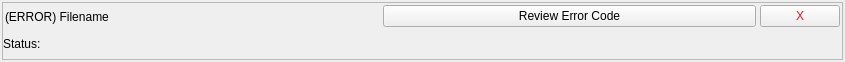
<?xml version="1.0" encoding="UTF-8"?>
<ui version="4.0">
 <class>ErrorDatasetTile</class>
 <widget class="QWidget" name="ErrorDatasetTile">
  <property name="geometry">
   <rect>
    <x>0</x>
    <y>0</y>
    <width>845</width>
    <height>62</height>
   </rect>
  </property>
  <property name="sizePolicy">
   <sizepolicy hsizetype="Expanding" vsizetype="Preferred">
    <horstretch>0</horstretch>
    <verstretch>0</verstretch>
   </sizepolicy>
  </property>
  <property name="windowTitle">
   <string>Form</string>
  </property>
  <layout class="QVBoxLayout" name="verticalLayout_2">
   <property name="spacing">
    <number>4</number>
   </property>
   <property name="leftMargin">
    <number>2</number>
   </property>
   <property name="topMargin">
    <number>2</number>
   </property>
   <property name="rightMargin">
    <number>2</number>
   </property>
   <property name="bottomMargin">
    <number>2</number>
   </property>
   <item>
    <widget class="QFrame" name="frame">
     <property name="sizePolicy">
      <sizepolicy hsizetype="Expanding" vsizetype="Preferred">
       <horstretch>0</horstretch>
       <verstretch>0</verstretch>
      </sizepolicy>
     </property>
     <property name="frameShape">
      <enum>QFrame::StyledPanel</enum>
     </property>
     <property name="frameShadow">
      <enum>QFrame::Raised</enum>
     </property>
     <layout class="QVBoxLayout" name="verticalLayout">
      <property name="spacing">
       <number>0</number>
      </property>
      <property name="sizeConstraint">
       <enum>QLayout::SetNoConstraint</enum>
      </property>
      <property name="leftMargin">
       <number>0</number>
      </property>
      <property name="topMargin">
       <number>0</number>
      </property>
      <property name="rightMargin">
       <number>0</number>
      </property>
      <property name="bottomMargin">
       <number>2</number>
      </property>
      <item>
       <widget class="QWidget" name="widget" native="true">
        <property name="sizePolicy">
         <sizepolicy hsizetype="Expanding" vsizetype="Preferred">
          <horstretch>0</horstretch>
          <verstretch>0</verstretch>
         </sizepolicy>
        </property>
        <layout class="QHBoxLayout" name="horizontalLayout">
         <property name="spacing">
          <number>4</number>
         </property>
         <property name="leftMargin">
          <number>2</number>
         </property>
         <property name="topMargin">
          <number>2</number>
         </property>
         <property name="rightMargin">
          <number>2</number>
         </property>
         <property name="bottomMargin">
          <number>2</number>
         </property>
         <item>
          <widget class="QLabel" name="ReadoutFilename">
           <property name="text">
            <string>(ERROR) Filename</string>
           </property>
          </widget>
         </item>
         <item>
          <widget class="QPushButton" name="pb_ReviewError">
           <property name="text">
            <string>Review Error Code</string>
           </property>
          </widget>
         </item>
         <item>
          <widget class="QPushButton" name="pb_DeleteTile">
           <property name="enabled">
            <bool>true</bool>
           </property>
           <property name="sizePolicy">
            <sizepolicy hsizetype="Fixed" vsizetype="Fixed">
             <horstretch>0</horstretch>
             <verstretch>0</verstretch>
            </sizepolicy>
           </property>
           <property name="styleSheet">
            <string notr="true">color: rgb(224, 27, 36);</string>
           </property>
           <property name="text">
            <string>X</string>
           </property>
          </widget>
         </item>
        </layout>
       </widget>
      </item>
      <item>
       <widget class="QLabel" name="lbl_Status">
        <property name="sizePolicy">
         <sizepolicy hsizetype="Expanding" vsizetype="Preferred">
          <horstretch>0</horstretch>
          <verstretch>0</verstretch>
         </sizepolicy>
        </property>
        <property name="text">
         <string>Status:</string>
        </property>
       </widget>
      </item>
     </layout>
    </widget>
   </item>
  </layout>
 </widget>
 <resources/>
 <connections/>
</ui>
